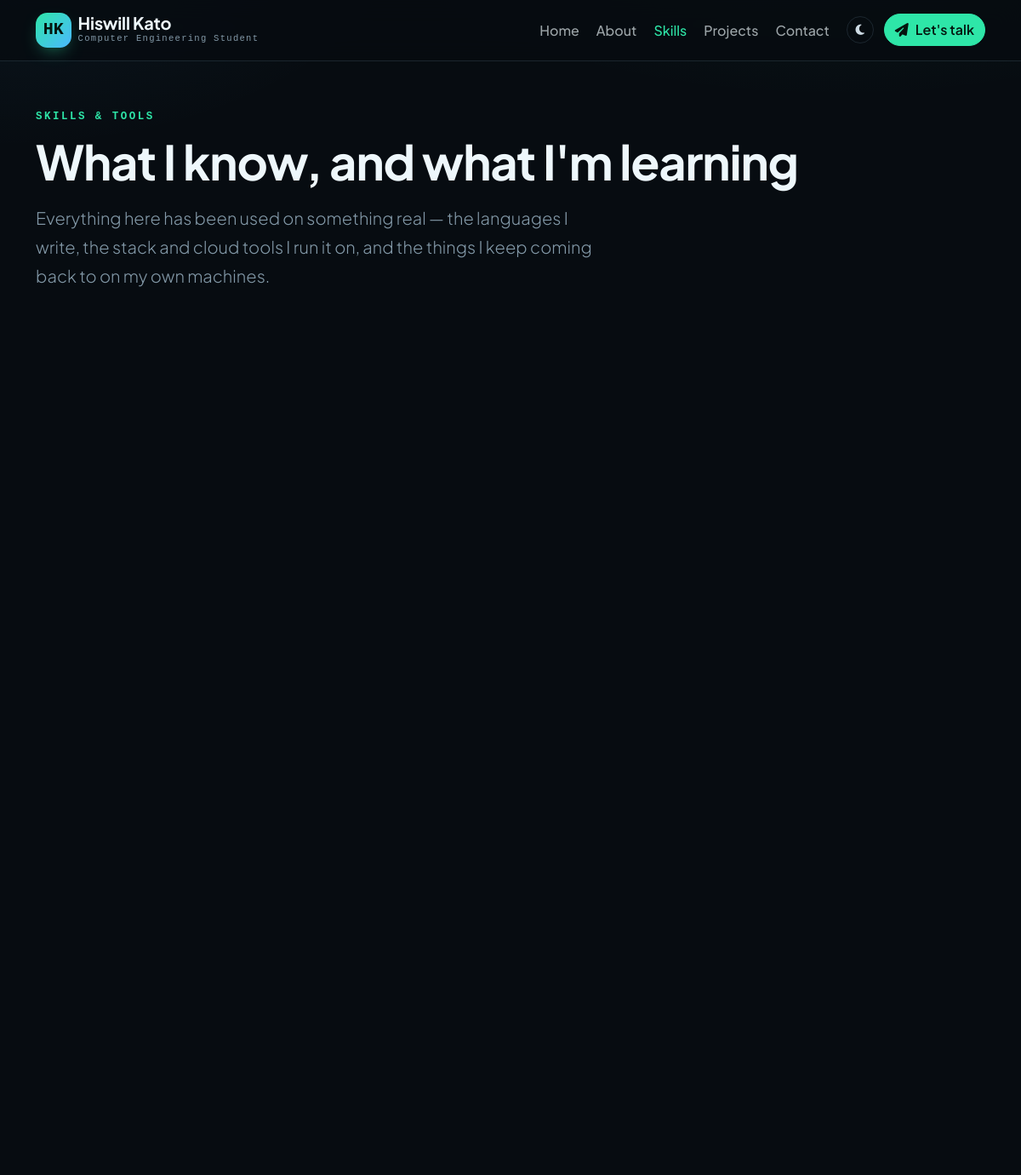
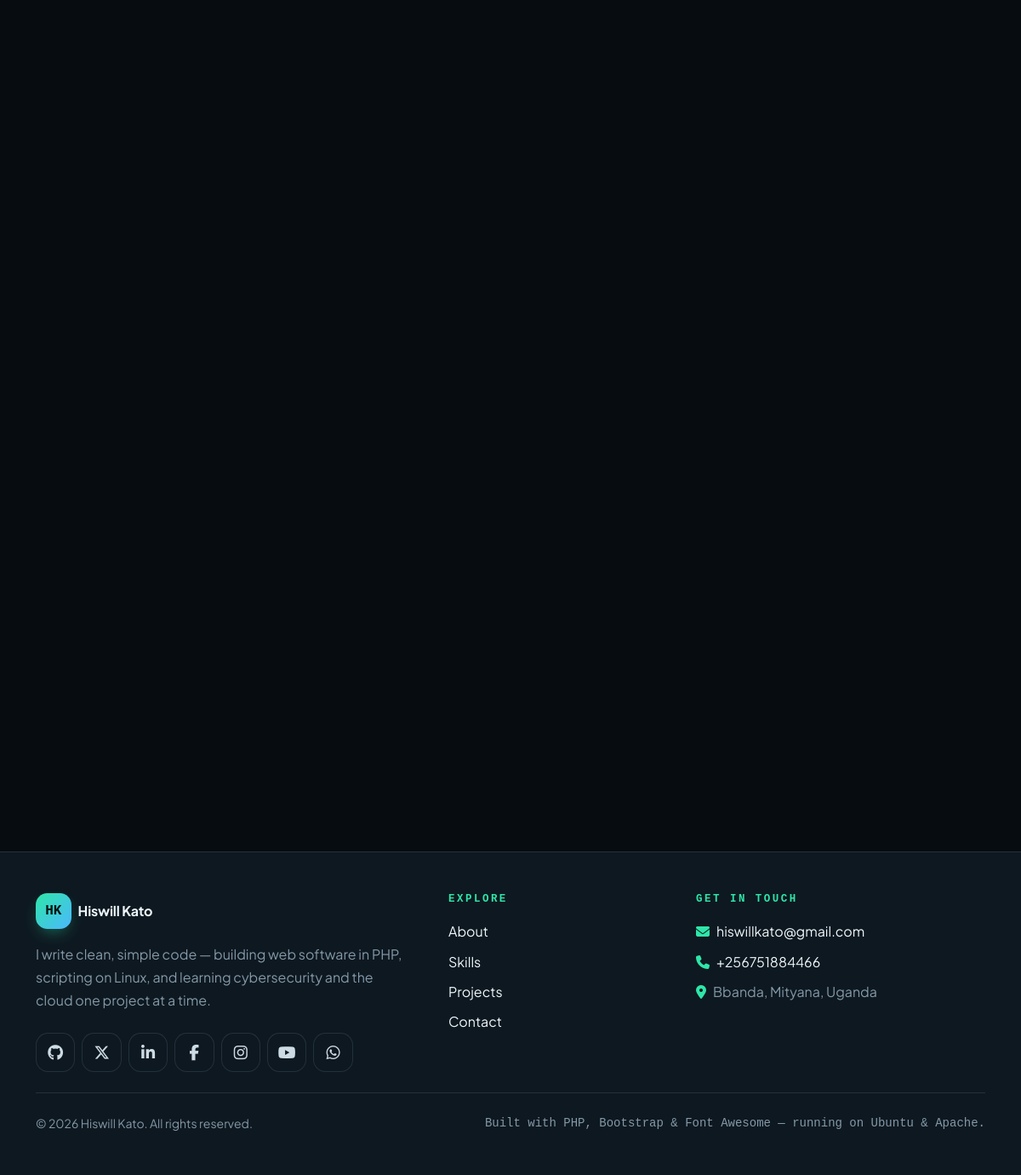
The page /skills.php on the database its author committed (2 pictures, top to bottom).
### tables this page shows
CREATE TABLE profile (
  id        INT UNSIGNED NOT NULL AUTO_INCREMENT,
  name      VARCHAR(80)  NOT NULL,
  alias     VARCHAR(40)  NOT NULL DEFAULT '',
  title     VARCHAR(120) NOT NULL,
  tagline   VARCHAR(200) NOT NULL DEFAULT '',
  bio       TEXT         NOT NULL,
  about     MEDIUMTEXT   NOT NULL,
  location  VARCHAR(120) NOT NULL DEFAULT '',
  campus    VARCHAR(160) NOT NULL DEFAULT '',
  degree    VARCHAR(160) NOT NULL DEFAULT '',
  email     VARCHAR(160) NOT NULL DEFAULT '',
  phone     VARCHAR(40)  NOT NULL DEFAULT '',
  avatar    VARCHAR(200) NOT NULL DEFAULT '',
  resume    VARCHAR(200) NOT NULL DEFAULT '',
  available TINYINT(1)   NOT NULL DEFAULT 1,
  updated   TIMESTAMP    NOT NULL DEFAULT CURRENT_TIMESTAMP ON UPDATE CURRENT_TIMESTAMP,
  PRIMARY KEY (id)
);

CREATE TABLE socials (
  id     INT UNSIGNED NOT NULL AUTO_INCREMENT,
  name   VARCHAR(40)  NOT NULL,
  handle VARCHAR(80)  NOT NULL,
  url    VARCHAR(255) NOT NULL DEFAULT '',
  icon   VARCHAR(60)  NOT NULL DEFAULT '',
  color  VARCHAR(20)  NOT NULL DEFAULT '',
  sort   INT UNSIGNED NOT NULL DEFAULT 0,
  shown  TINYINT(1)   NOT NULL DEFAULT 1,
  PRIMARY KEY (id)
);

### app/db.php (called while the page is built, shortened)
<?php
function db(): mysqli
{
    static $conn = null;
    if ($conn === null) {
        try {
            $conn = new mysqli(DB_HOST, DB_USER, DB_PASS, DB_NAME);
            $conn->set_charset('utf8mb4');
        } catch (mysqli_sql_exception $problem) {
            http_response_code(503);
            $detail = SHOW_ERRORS ? '<p><code>' . htmlspecialchars($problem->getMessage()) . '</code></p>' : '';
            exit('<!doctype html><meta charset="utf-8"><title>Database unavailable</title>'
                . '<div style="font:16px/1.6 system-ui;max-width:36rem;margin:14vh auto;padding:0 1.5rem">'
                . '<h1 style="font-size:1.4rem">The database is not reachable.</h1>'
                . $detail
                . '<p>Check the <code>DB_*</code> values in <code>app/config.php</code> and that MariaDB is running.</p>'
                . '</div>');
        }
    }
    return $conn;
}
function query(string $sql, array $args = []): mysqli_stmt
{
    $statement = db()->prepare($sql);
    $statement->execute();
    return $statement;
}
function one(string $sql, array $args = []): ?array
{
    $row = query($sql, $args)->get_result()->fetch_assoc();
    return $row ?: null;
}
function all(string $sql, array $args = []): array
{
    return query($sql, $args)->get_result()->fetch_all(MYSQLI_ASSOC);
}

### app/data.php (called while the page is built, shortened)
<?php
function me(): array
{
    static $me = null;
    if ($me === null) {
        $me = one('SELECT * FROM profile ORDER BY id LIMIT 1') ?? [];
    }
    return $me;
}
function socials(): array
{
    return all('SELECT * FROM socials WHERE shown = 1 ORDER BY sort, id');
}
function categories(): array
{
    return [
        'language' => 'Languages',
        'stack' => 'Tools & Platforms',
        'interest' => 'Interests',
        'practice' => 'Hands-on Skills',
    ];
}

### skills.php (the view, shortened to what this page needs)
<?php
require __DIR__ . '/app/init.php';
$section     = 'skills';
require __DIR__ . '/app/parts/header.php';
?>
<section class="container py-5">
    <span class="eyebrow">Skills &amp; tools</span>
    <h1 class="display-4 mt-2 mb-3">What I know, and what I'm learning</h1>
    <p class="lead" style="max-width: 42rem">
        Everything here has been used on something real — the languages I write,
        the stack and cloud tools I run it on, and the things I keep coming back
        to on my own machines.
    </p>
</section>
<?php
foreach (categories() as $key => $heading):
?>
    <section class="container pb-5">
        <div class="row g-4 g-lg-5">
        </div>
    </section>
<?php endforeach; ?>
<section class="container pb-5">
</section>
<?php require __DIR__ . '/app/parts/footer.php'; ?>

### app/parts/header.php (shortened to what this page needs)
<?php
$me     = me();
$active = $section ?? '';
$about = $me['tagline'] ?? ('The personal website of ' . OWNER);
$nav = [
    'home'     => ['Home', ''],
    'about'    => ['About', 'about'],
    'skills'   => ['Skills', 'skills'],
    'projects' => ['Projects', 'projects'],
    'contact'  => ['Contact', 'contact'],
];
?>
<!doctype html>
<html lang="en" data-theme="dark" data-bs-theme="dark">
<head>
<link rel="stylesheet" href="<?= asset('css/bootstrap.min.css') ?>">
<link rel="stylesheet" href="<?= asset('css/all.min.css') ?>">
<link rel="stylesheet" href="<?= asset('css/style.css') ?>">
<?php
$place = array_values(array_filter(array_map('trim', explode(',', (string) ($me['location'] ?? '')))));
$card = array_filter([
    '@context'      => 'https://schema.org',
    '@type'         => 'Person',
    'name'          => $me['name'] ?? OWNER,
    'alternateName' => ALIAS,
    'url'           => url(),
    'jobTitle'      => $me['title'] ?? '',
    'description'   => $about,
    'email'         => 'mailto:' . ($me['email'] ?? EMAIL),
    'alumniOf'      => ($me['campus'] ?? '') === '' ? null : ['@type' => 'CollegeOrUniversity', 'name' => $me['campus']],
    'address'       => $place === [] ? null : array_filter([
        '@type'           => 'PostalAddress',
        'addressLocality' => $place[0] ?? null,
        'addressRegion'   => $place[1] ?? null,
        'addressCountry'  => $place[2] ?? 'UG',
    ]),
    'sameAs'        => array_values(array_filter(array_column(socials(), 'url'))),
]);
?>
</head>
<body>
<header class="site-header">
    <nav class="navbar navbar-expand-lg" aria-label="Main">
        <div class="container">
            <a class="navbar-brand d-flex align-items-center gap-2" href="<?= url() ?>">
                <span class="brand-mark"><?= e(initials($me['name'] ?? OWNER)) ?></span>
                <span class="d-flex flex-column">
                    <span class="brand-name"><?= e($me['name'] ?? OWNER) ?></span>
                    <span class="brand-tagline d-none d-sm-block"><?= e($me['title'] ?? '') ?></span>
                </span>
            </a>
            <?= themeToggle('d-lg-none ms-auto') ?>
            <div class="collapse navbar-collapse" id="navmenu">
                <ul class="navbar-nav ms-auto align-items-lg-center gap-lg-1 mt-3 mt-lg-0">
                    <?php foreach ($nav as $key => [$text, $path]): ?>
                        <li class="nav-item">
                            <a class="nav-link<?= $active === $key ? ' active' : '' ?>"
                               <?= $active === $key ? 'aria-current="page"' : '' ?>
                               href="<?= url($path) ?>"><?= e($text) ?></a>
                        </li>
                    <?php endforeach; ?>
                    <li class="nav-item d-none d-lg-block ms-lg-2">
                        <?= themeToggle('btn-sm') ?>
                    </li>
                    <li class="nav-item mt-2 mt-lg-0 ms-lg-2">
                        <a class="btn btn-primary" href="<?= url('contact') ?>">
                            <?= icon('fa-solid fa-paper-plane') ?> Let's talk
                        </a>
                    </li>
                </ul>
            </div>
        </div>
    </nav>
</header>
<main id="main">

### app/functions.php (shortened to what this page needs)
<?php
function e(mixed $value): string
{
    return htmlspecialchars((string) $value, ENT_QUOTES, 'UTF-8');
}
function url(string $path = ''): string
{
    if (BASE_URL !== '') {
        $base = rtrim(BASE_URL, '/');
    } else {
        $scheme = (($_SERVER['HTTPS'] ?? '') === 'on') ? 'https' : 'http';
        $base = $scheme . '://' . ($_SERVER['HTTP_HOST'] ?? 'localhost');
    }
    return $path === '' ? $base : $base . '/' . ltrim($path, '/');
}
function asset(string $path): string
{
    return url('assets/' . ltrim($path, '/'));
}
function initials(string $name): string
{
    $parts = preg_split('/\s+/', trim($name)) ?: [];
    $letters = array_map(static fn (string $word): string => mb_strtoupper(mb_substr($word, 0, 1)), $parts);
    return implode('', array_slice($letters, 0, 2));
}
function icon(string $classes): string
{
    return '<i class="' . e($classes) . '" aria-hidden="true"></i>';
}
function themeToggle(string $extra = ''): string
{
    $extra = $extra === '' ? '' : ' ' . $extra;
    return '<button type="button" class="btn btn-ghost rounded-circle theme-toggle' . $extra
        . '" aria-label="Switch theme">'
        . icon('fa-solid fa-moon') . icon('fa-solid fa-sun') . '</button>';
}

### app/parts/footer.php (shortened to what this page needs)
<?php
$me      = me();
$socials = socials();
?>
</main>
<footer class="site-footer mt-5">
    <div class="container py-5">
        <div class="row g-4 g-lg-5">
            <div class="col-lg-5">
                <a class="navbar-brand d-inline-flex align-items-center gap-2 mb-3" href="<?= url() ?>">
                    <span class="brand-mark"><?= e(initials($me['name'] ?? OWNER)) ?></span>
                    <span class="brand-name"><?= e($me['name'] ?? OWNER) ?></span>
                </a>
                <p class="text-body-secondary mb-4" style="max-width: 30rem">
                    <?= e($me['tagline'] ?? '') ?>
                </p>
                <?php if ($socials !== []): ?>
                    <div class="d-flex flex-wrap gap-2">
                        <?php foreach ($socials as $item): ?>
                            <a class="social" href="<?= e($item['url'] ?: url('contact')) ?>"
                               <?= $item['url'] !== '' ? 'target="_blank" rel="noopener"' : '' ?>
                               style="--brand: <?= e($item['color'] ?: 'var(--bs-primary)') ?>"
                               title="<?= e($item['name']) ?>" aria-label="<?= e($item['name']) ?>">
                                <?= icon($item['icon']) ?>
                            </a>
                        <?php endforeach; ?>
                    </div>
                <?php endif; ?>
            </div>
            <div class="col-6 col-lg-3">
                <h6 class="eyebrow mb-3">Explore</h6>
                <ul class="list-unstyled d-grid gap-2 mb-0">
                    <li><a class="link-body-emphasis text-decoration-none" href="<?= url('about') ?>">About</a></li>
                    <li><a class="link-body-emphasis text-decoration-none" href="<?= url('skills') ?>">Skills</a></li>
                    <li><a class="link-body-emphasis text-decoration-none" href="<?= url('projects') ?>">Projects</a></li>
                    <li><a class="link-body-emphasis text-decoration-none" href="<?= url('contact') ?>">Contact</a></li>
                </ul>
            </div>
            <div class="col-6 col-lg-4">
                <h6 class="eyebrow mb-3">Get in touch</h6>
                <ul class="list-unstyled d-grid gap-2 mb-0">
                    <li>
                        <a class="link-body-emphasis text-decoration-none text-break" href="mailto:<?= e($me['email'] ?? EMAIL) ?>">
                            <?= icon('fa-solid fa-envelope me-2 text-primary') ?><?= e($me['email'] ?? EMAIL) ?>
                        </a>
                    </li>
                    <li>
                        <a class="link-body-emphasis text-decoration-none text-break" href="tel:<?= e(preg_replace('/\s+/', '', $me['phone'] ?? '')) ?>">
                            <?= icon('fa-solid fa-phone me-2 text-primary') ?><?= e($me['phone'] ?? '') ?>
                        </a>
                    </li>
                    <li class="text-body-secondary">
                        <?= icon('fa-solid fa-location-dot me-2 text-primary') ?><?= e($me['location'] ?? '') ?>
                    </li>
                </ul>
            </div>
        </div>
        <hr class="my-4">
        <div class="d-flex flex-column flex-sm-row justify-content-between align-items-center gap-2 small text-body-secondary">
            <span>&copy; <span data-year><?= date('Y') ?></span> <?= e($me['name'] ?? OWNER) ?>. All rights reserved.</span>
            <span class="mono">Built with PHP, Bootstrap &amp; Font Awesome — running on Ubuntu &amp; Apache.</span>
        </div>
    </div>
</footer>
</body>
</html>

### rows shown on the page
profile: name "HK", name "Hiswill Kato", title "Computer Engineering Student", tagline "I write clean, simple code — building web software in PHP, scripting on Linux, and learning cybersecurity and the cloud one project at a time.", email "hiswillkato@gmail.com", phone "+256751884466", location "Bbanda, Mityana, Uganda"

### other values the page prints
$text "Home"
$text "About"
$text "Skills"
$text "Projects"
$text "Contact"
